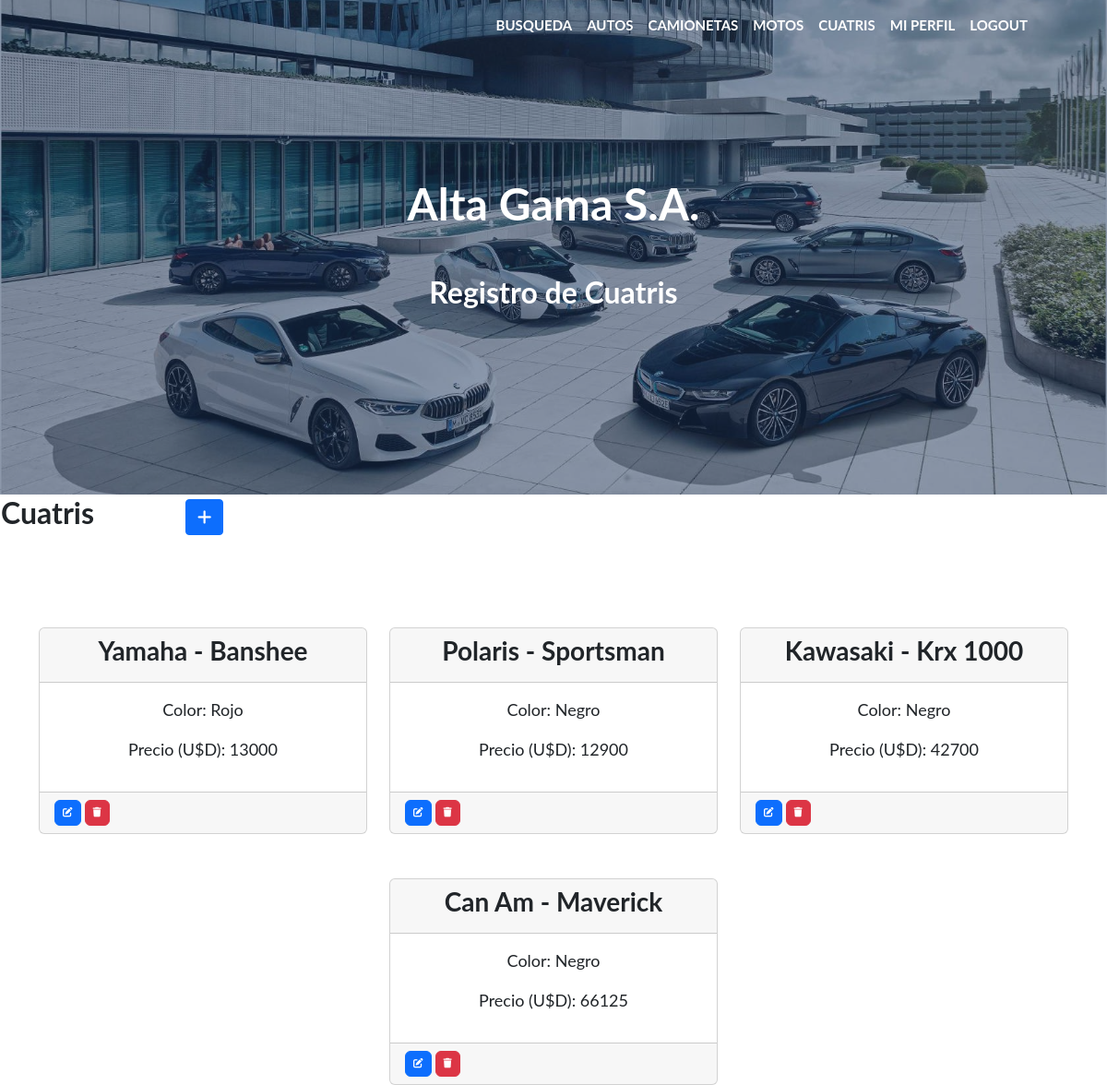
Screenshot of /cuatris/ (signed in) with the database file from the repository.
### vehiculos/models.py (models this page shows, shortened)
class Cuatris(models.Model):
    marca = models.CharField(max_length=50)
    modelo = models.CharField(max_length=50)
    color = models.CharField(max_length=50)
    precio = models.IntegerField()
    class Meta:
        verbose_name = "Cuatri"
        verbose_name_plural = "Cuatris"
        ordering = ['-marca']

### vehiculos/views.py (the view)
# urls.py: path('cuatris/', CuatrisList.as_view(), name="cuatris" ),
class CuatrisList(LoginRequiredMixin, ListView):
    model = Cuatris

### vehiculos/templates/vehiculos/cuatris_list.html (shortened to what this page needs)
{% extends 'vehiculos/base.html' %}
{% load static %}
{% block titulo %}
    Registro de Cuatris
{% endblock titulo %}
{% block contenido %}
<table>
    <tr>
        <td width="200"><h2>Cuatris</h2></td>
        <td>
            <a
            href="{% url 'create_cuatris' %}"
            class="btn btn-primary btn-sm"
            >
            </a>
        </td>
    </tr>
</table>
<div class="container">
    <div class="row justify-content-center mt-5">
        {% for cuatri in cuatris_list  %}
                <div class="col-lg-4 mt-5">
                    <div class="card ">
                        <div class="card-header text-center" >
                            <h3 class="bolder">{{ cuatri.marca}} - {{ cuatri.modelo}}</h3>
                        </div>
                        <div class="card-body text-center">
                            <p style="font-size: large">Color: {{ cuatri.color }}</p>
                            <p style="font-size: large">Precio (U$D): {{ cuatri.precio }}</p>
                        </div>
                        <div class="card-footer">
                            <a
                                href="{% url 'update_cuatris' cuatri.id %}"
                                class="btn btn-primary"
                                style="--bs-btn-padding-y: .25rem; --bs-btn-padding-x: .5rem; --bs-btn-font-size: .75rem;"
                                >
                            </a>
                            <a
                                href="{% url 'delete_cuatris' cuatri.id %}"
                                class="btn btn-danger"
                                style="--bs-btn-padding-y: .25rem; --bs-btn-padding-x: .5rem; --bs-btn-font-size: .75rem;"
                                >
                            </a>
                        </div>
                    </div>
                </div>
        {% endfor %}
    </div>
</div>
{% endblock contenido %}

### rows the page displays
Cuatris: marca "Yamaha", modelo "Banshee", color "Rojo", precio "13000"
Cuatris: marca "Polaris", modelo "Sportsman", color "Negro", precio "12900"
Cuatris: marca "Kawasaki", modelo "Krx 1000", color "Negro", precio "42700"
Cuatris: marca "Can Am", modelo "Maverick", color "Negro", precio "66125"
